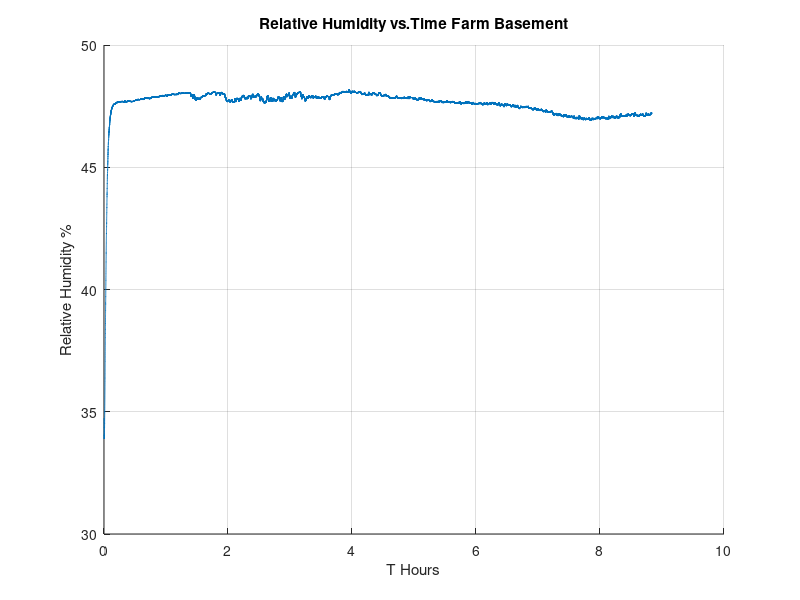

The MATLAB source for this figure:
% Reading a text file with Relative Humidity data collected from the Si7021 and read
% via the arduino and saved onto an SD card 
% Depending on the situation, tweak the code to represent the current Humidity
% Data situation. Learn lots, and have fun!

clear all;
clc;
H=textread("HDATA_Stove2.TXT","%f");% import temperature data form PTDATA.TXT
%T=textread("TDATA_Stove2.TXT","%f");
%T1=transpose(T);
%vect=columns(T1);
H1=transpose(H); % transpose the text file rows into columns
vec=columns(H1); % this makes sure the vector size is correct
h0=.25.*vec.*(1/60).*(1/60); % number hours during data measurement 
h=linspace(0,h0,vec);% to find the number of data points inter the code
% "columns(H1)" to make sure that the vector size matches.
% the arduino is taking readings every .250 seconds, and there were 
% vec data points, implying that vec*.250=#seconds...Thanks for your time.

m=mean(H1) % average Humidity
mod=mode(H1) % Most occured Humidity value
med=median(H1) % Middle value
hm=min(H1)  % Minimum Humidity value
hmax=max(H1) % Maximum Humidity value
rang=range(H1) % Humidity Range

hold on;
grid on;

plot(h,H1);


xlabel("T Hours");
ylabel("Relative Humidity %");
title("Relative Humidity vs.Time Farm Basement");
saveas(1,"FarmBaseStove","pdf");
